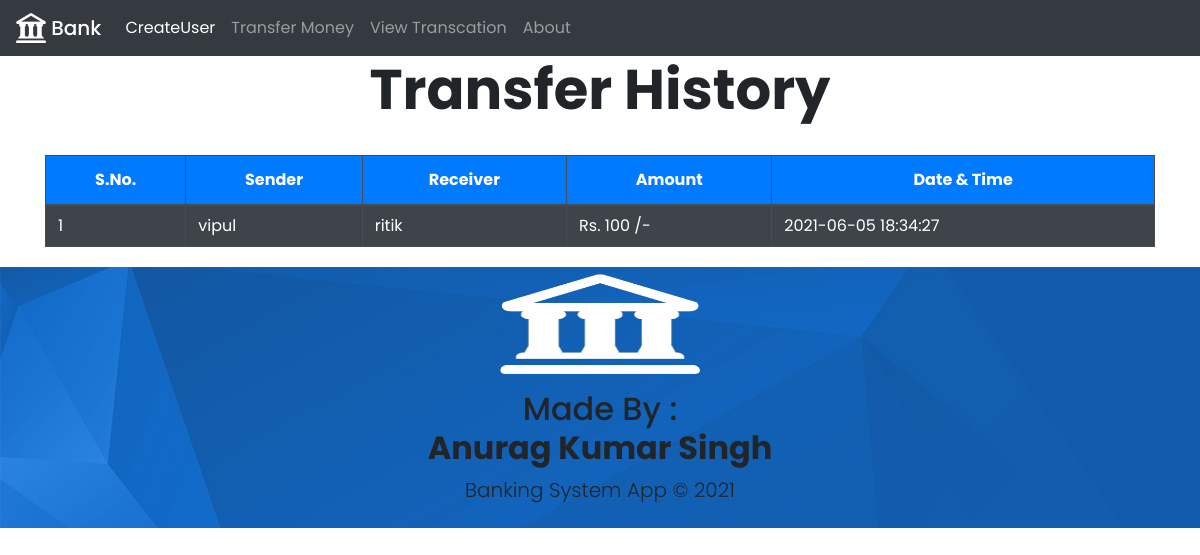
/viewtranh.php, run on the app's committed database.
### tables this page shows
CREATE TABLE `transaction` (
  `sno` int(11) NOT NULL,
  `sender` varchar(50) NOT NULL,
  `reciver` varchar(50) NOT NULL,
  `balance` int(11) NOT NULL,
  `datetime` datetime NOT NULL
);

### viewtranh.php (the view, shortened to what this page needs)
<!DOCTYPE html>
<html lang="en">
<head>
<link rel="stylesheet" href="https://cdnjs.cloudflare.com/ajax/libs/twitter-bootstrap/4.6.0/css/bootstrap.min.css">
<link rel="stylesheet" href="https://cdnjs.cloudflare.com/ajax/libs/font-awesome/5.15.3/css/all.min.css">
<link rel="stylesheet" href="style.css">
</head>
<body>
<?php
include('head.php');
?>
<div class="container">
<h2 class="text-center font-weight-bold display-4">Transfer History</h2>
<br>
<div class="table">
<table class="table table table-hover table-striped table-condensed table-dark table-bordered">
<thead style="color:$fff" class="bg-primary">
<tr>
                 <th class="text-center">S.No.</th>
                <th class="text-center">Sender</th>
                <th class="text-center">Receiver</th>
                <th class="text-center">Amount</th>
                <th class="text-center">Date & Time</th>
</tr>
</thead>
<tbody>
<?php
include('config.php');
$query='select *from transaction';
$result=mysqli_query($link,$query);
while($rows=mysqli_fetch_assoc($result))
{
    ?>
<tr>
            <td class="py-2"> <?php echo $rows['sno'];?> </td>
            <td class="py-2"><?php echo $rows['sender']; ?></td>
            <td class="py-2"><?php echo $rows['reciver']; ?></td>
            <td class="py-2">Rs. <?php echo $rows['balance']; ?> /-</td>
            <td class="py-2"><?php echo $rows['datetime']; ?> </td>
</tr>
<?php
            }
        ?>
</tbody>
</table>
</div>
</div>
<?php
include('foot.php')
?>
</body>
</html>

### style.css (style rules this page uses)
* { margin: 0; padding: 0; box-sizing: border-box; }
body { font-family: "Poppins", sans-serif; }

### data on the page
transaction: sno "1", sender "vipul", reciver "ritik", balance "100", datetime "2021-06-05 18:34:27"
